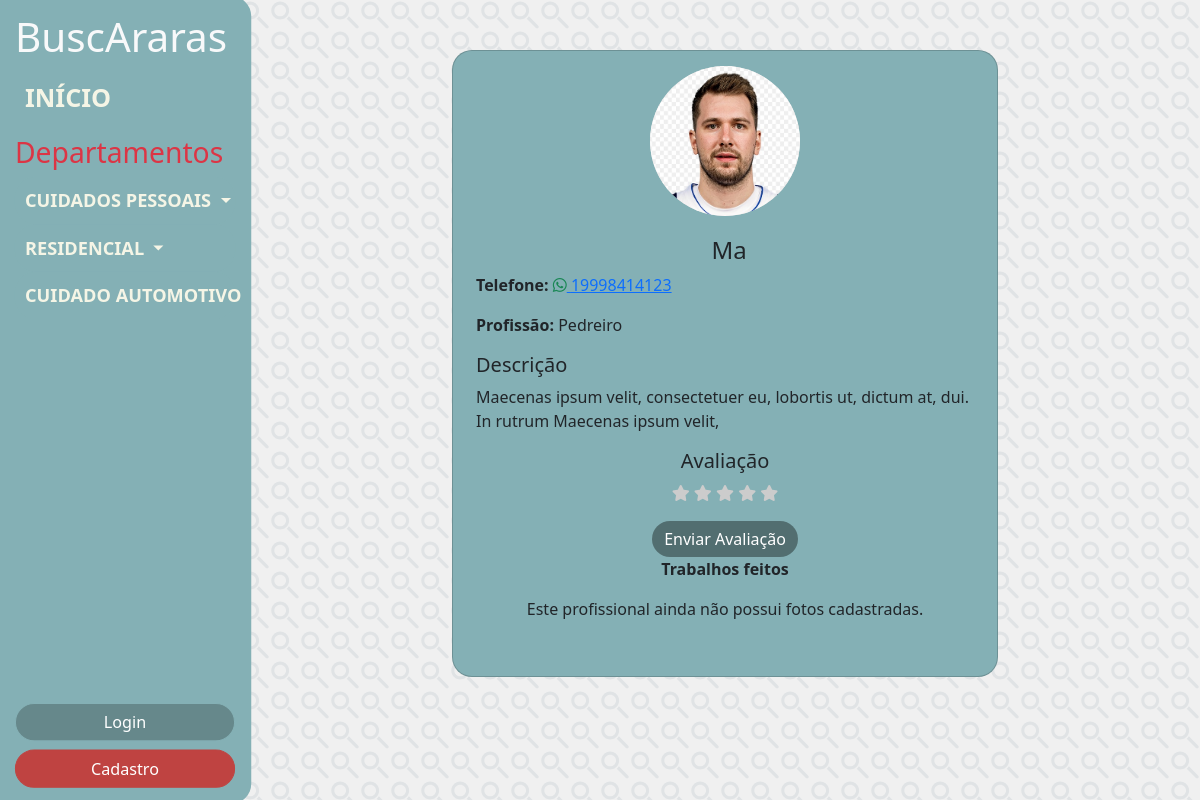
/buscararas/perfilunico.php?id=5, run on an earlier commit of the app's database.
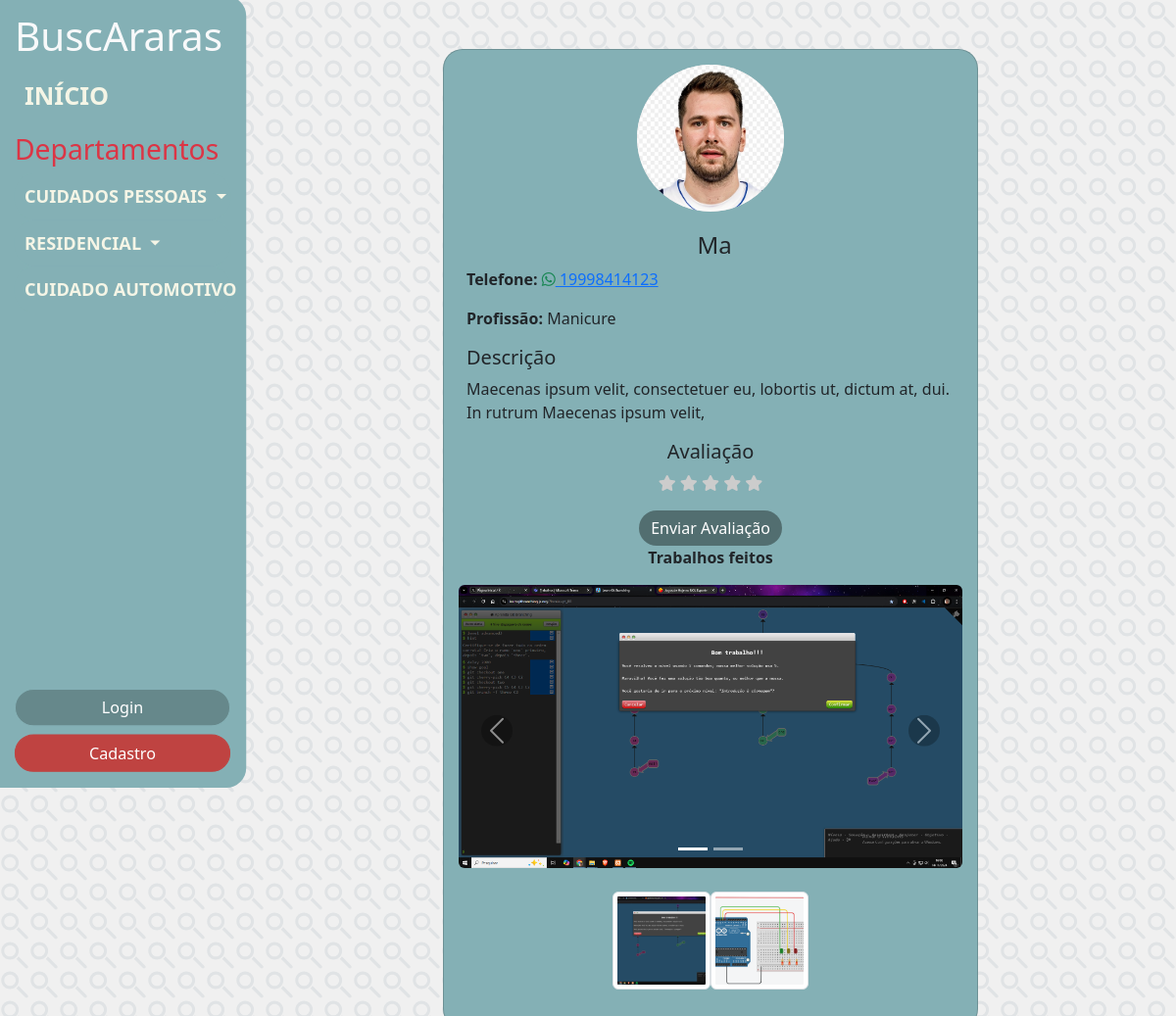
And on a later commit of the database.
### tables this page shows
CREATE TABLE `profissional` (
  `id_profissional` int(11) NOT NULL,
  `nome_profissional` varchar(50) NOT NULL,
  `senha_profissional` varchar(255) NOT NULL,
  `descricao_profissional` text DEFAULT NULL,
  `email_profissional` varchar(50) NOT NULL,
  `tel_profissional` varchar(11) NOT NULL,
  `ranking_profissional` int(11) NOT NULL,
  `fk_departamentos_id_area` int(11) NOT NULL,
  `fk_profissoes_id_profissao` int(11) NOT NULL
);

CREATE TABLE `profissoes` (
  `id_profissao` int(11) NOT NULL,
  `nome_profissao` varchar(60) NOT NULL,
  `fk_departamentos_id_area` int(11) NOT NULL
);

CREATE TABLE `fotos_profissionais` (
  `id_foto` int(11) NOT NULL,
  `caminho_foto` varchar(255) DEFAULT NULL,
  `fk_profissional_id_profissional` int(11) DEFAULT NULL
);

### buscararas/perfilunico.php (the view, shortened to what this page needs)
<?php
include 'db.php';
$profissionalId = intval($_GET['id']);
try {
    $conn->beginTransaction();
    $sqlFotos = "
        SELECT caminho_foto
        FROM fotos_profissionais
        WHERE fk_profissional_id_profissional = :id_profissional";
    $stmtFotos = $conn->prepare($sqlFotos);
    $stmtFotos->bindParam(':id_profissional', $profissionalId, PDO::PARAM_INT);
    $stmtFotos->execute();
    $fotosProfissional = $stmtFotos->fetchAll(PDO::FETCH_ASSOC);
    $avaliacaoEstrelas = 0;
    $conn->commit();
} catch (PDOException $e) {
    error_log("Erro no banco de dados: " . $e->getMessage());
    echo $errorMessages['generic_error'];
    $conn->rollBack();
    exit;
}
$sqlProfissional = "SELECT * FROM profissional WHERE id_profissional = :id_profissional";
$stmtProfissional = $conn->prepare($sqlProfissional);
$stmtProfissional->bindParam(':id_profissional', $profissionalId, PDO::PARAM_INT);
$stmtProfissional->execute();
$profissional = $stmtProfissional->fetch(PDO::FETCH_ASSOC);
?>
<!DOCTYPE html>
<html lang="pt-br">
<head>
    <link href="https://cdn.jsdelivr.net/npm/bootstrap@5.3.3/dist/css/bootstrap.min.css" rel="stylesheet">
    <link rel="stylesheet" href="css/style.css" type="text/css">
    <link rel="stylesheet" href="https://cdnjs.cloudflare.com/ajax/libs/font-awesome/6.0.0-beta3/css/all.min.css">
</head>
<body>
<?php include 'includes/sidebar.php'; ?>
<div class="content d-flex flex-column align-items-center flex-grow-1">
    <div class="card form-card w-150 p-8 perfil-container">
        <div class="row align-items-center-perfil mb-4">
            <div class="col-md-6 text-center">
                <img src="img/luka.jpg" alt="Foto do Profissional" class="img-fluid rounded-circle perfil-photo">
            </div>
            <div class="col-md-8 perfil-info">
                <h4 class="text-center"><?php echo htmlspecialchars($profissional['nome_profissional']); ?></h4>
                <p>
                    <strong>Telefone:</strong>
                    <a href="https://wa.me/55<?php echo htmlspecialchars($profissional['tel_profissional']); ?>" target="_blank">
                        <i class="fab fa-whatsapp text-success"></i> <?php echo htmlspecialchars($profissional['tel_profissional']); ?>
                    </a>
                </p>
                <p>
                    <strong>Profissão:</strong>
                    <?php
                    try {
                        $profQuery = "SELECT nome_profissao FROM profissoes WHERE id_profissao = :id_profissao";
                        $profStmt = $conn->prepare($profQuery);
                        $profStmt->bindParam(':id_profissao', $profissional['fk_profissoes_id_profissao'], PDO::PARAM_INT);
                        $profStmt->execute();
                        $profissao = $profStmt->fetch(PDO::FETCH_ASSOC);
                        echo htmlspecialchars($profissao['nome_profissao']);
                    } catch (PDOException $e) {
                        echo "<p class='text-danger'>Erro ao buscar profissão</p>";
                    }
                    ?>
                </p>
                <h5>Descrição</h5>
                <p><?php echo htmlspecialchars($profissional['descricao_profissional']); ?></p>
            </div>
            <h5>Avaliação</h5>
<p class="text">
    <span id="avaliacao">
        <?php for ($i = 1; $i <= 5; $i++): ?>
            <i class="fas fa-star <?php echo ($i <= $avaliacaoEstrelas) ? 'filled' : ''; ?>"
            data-value="<?php echo $i; ?>"
            onclick="setRating(<?php echo $i; ?>)"></i>
        <?php endfor; ?>
    </span>
</p>
<form id="ratingForm" action="avaliar.php" method="POST" class="text">
    <button type="submit" class="btn btn-primary saltando">
        <?php echo ($avaliacaoEstrelas > 0) ? 'Atualizar Avaliação' : 'Enviar Avaliação'; ?>
    </button>
</form>
            <br>
            <p><strong>Trabalhos feitos</strong></p>
            <?php if (!empty($fotosProfissional)): ?>
                <div class="fotos-profissionais">
                    <div id="fotoCarousel" class="carousel slide" data-bs-ride="carousel">
                        <div class="carousel-inner" style="text-align: center;">
                            <?php $first = true; ?>
                            <?php foreach ($fotosProfissional as $foto): ?>
                                <div class="carousel-item <?php echo $first ? 'active' : ''; ?>">
                                    <img src="<?php echo htmlspecialchars($foto['caminho_foto']); ?>" alt="Foto do profissional" class="img-fluid rounded mb-2" data-bs-toggle="modal" data-bs-target="#fotoModal" data-foto="<?php echo htmlspecialchars($foto['caminho_foto']); ?>">
                                </div>
                                <?php $first = false; ?>
                            <?php endforeach; ?>
                        </div>
                        <div class="carousel-indicators">
                            <?php $first = true; ?>
                            <?php foreach ($fotosProfissional as $index => $foto): ?>
                                <button type="button" data-bs-target="#fotoCarousel" data-bs-slide-to="<?php echo $index; ?>" class="<?php echo $first ? 'active' : ''; ?>" aria-current="true" aria-label="Slide <?php echo $index + 1; ?>"></button>
                                <?php $first = false; ?>
                            <?php endforeach; ?>
                        </div>
                        <button class="carousel-control-prev" type="button" data-bs-target="#fotoCarousel" data-bs-slide="prev">
                            <span class="carousel-control-prev-icon" aria-hidden="true"></span>
                        </button>
                        <button class="carousel-control-next" type="button" data-bs-target="#fotoCarousel" data-bs-slide="next">
                            <span class="carousel-control-next-icon" aria-hidden="true"></span>
                        </button>
                    </div>
                       <div id="fotoThumbnails" class="d-flex justify-content-center mt-3">
                            <?php foreach ($fotosProfissional as $index => $foto): ?>
                                <div class="thumbnail-item">
                                    <img src="<?php echo htmlspecialchars($foto['caminho_foto']); ?>" class="img-thumbnail" data-bs-target="#fotoCarousel" data-bs-slide-to="<?php echo $index; ?>" alt="Miniatura da foto" style="cursor: pointer; width: 100px; height: 100px; object-fit: cover;">
                                </div>
                            <?php endforeach; ?>
                                    </div>
                                </div>
                            <?php else: ?>
                                <p>Este profissional ainda não possui fotos cadastradas.</p>
                            <?php endif; ?>
        </div>
    </div>
</div>
</body>
</html>

### buscararas/includes/sidebar.php (shortened to what this page needs)
<?php
include 'db.php';
$query = "SELECT nome_area FROM departamentos";
$stmt = $conn->prepare($query);
$stmt->execute();
$areas = $stmt->fetchAll(PDO::FETCH_ASSOC);
$profissoes = [];
foreach ($areas as $area) {
    $areaNome = $area['nome_area'];
    $queryProf = "SELECT nome_profissao FROM profissoes WHERE fk_departamentos_id_area = (SELECT id_area FROM departamentos WHERE nome_area = :area_departamento)";
    $stmtProf = $conn->prepare($queryProf);
    $stmtProf->bindParam(':area_departamento', $areaNome, PDO::PARAM_STR);
    $stmtProf->execute();
    $profissoes[$areaNome] = $stmtProf->fetchAll(PDO::FETCH_COLUMN);
}
?>
<div class="sidebar d-flex flex-column p-3">
    <h1 class="text-light text-left" style="color:#F5F5E6;">BuscAraras</h1>
    <a class="btn btn-light no-border mb-2 tamanho" href="index.php">Início</a>
    <h3 class="text-danger text-left">Departamentos</h3>
    <?php foreach ($profissoes as $area => $profissaoList): ?>
        <div class="dropdown">
            <button class="btn dropdown-toggle no-border" type="button" id="dropdown<?php echo $area; ?>" data-bs-toggle="dropdown" aria-expanded="false">
                <?php echo htmlspecialchars($area); ?>
            </button>
        </div>
    <?php endforeach; ?>
    <div class="mt-auto">
        <a class="btn btn-primary w-100 mb-2" href="login.php">Login</a>
        <a class="btn btn-secondary w-100" href="cadastro.php">Cadastro</a>
    </div>
</div>

### buscararas/css/style.css (style rules this page uses)
html, body { margin: 0; padding: 0; height: 100%; overflow-x: hidden; position: relative; background-color: #f0f0f0; height: 100%; overflow: auto; }
.saltando { transition: transform 0.3s ease, box-shadow 0.3s ease; background-color: #526e70; border: none; border-radius: 20px; }
#avaliacao i { font-size: 16px; color: #ccc; transition: transform 0.2s, color 0.2s; cursor: pointer; }
.fa-star, .fa-star-half-alt { color: #ffcc00; }
.carousel-control-prev-icon, .carousel-control-next-icon { background-color: rgba(0, 0, 0, 0.5); border-radius: 50%; }
.carousel-control-prev, .carousel-control-next { top: 50%; transform: translateY(-50%); }
.sidebar, .content, .dropdown-item, .profile-container { cursor: default; }
.content { flex: 1; display: flex; flex-direction: column; align-items: center; gap: 20px; margin-left: 200px; width: calc(100% - 200px); }
.sidebar { background-color: #84B0B5; padding: 20px; border-radius: 0px 20px 20px 0px; height: 100vh; width: 250px; position: fixed; top: 0; left: 0; overflow: hidden; z-index: 1000; transform: scale(1.01); }
.dropdown-toggle.no-border { border: none; background-color: #84B0B5; color: #F5F5E6; border-radius: 20px; transition: transform 0.3s ease, box-shadow 0.3s ease; }
.sidebar .btn-primary, .sidebar .btn-secondary { width: 80%; margin: 0 auto; border-radius: 20px; }
.sidebar .btn-primary { background-color: #66888b; border-color: #84B0B5; color: white; }
.sidebar .btn-secondary { background-color: #BF4341; border-color: #BF4341; color: white; }
.sidebar .mt-auto { margin-top: auto; }
.form-card { background-color: #84B0B5; border-radius: 20px; padding: 15px; width: 80%; max-width: 450px; }
.no-border { border: none; background-color: #84B0B5; color: #F5F5E6; width: 100%; text-align: left; padding: 10px; font-size: 18px; text-transform: uppercase; font-weight: bold; border-radius: 20px; transition: transform 0.3s ease, box-shadow 0.3s ease; }
.btn-light { background-color: transparent; border: none; }
.mb-2 { margin-bottom: 0.5rem; }
.tamanho { font-size: 25px; }
.content { margin-left: 250px; padding: 20px; width: calc(100% - 250px); overflow-y: auto; }
.w-100 { width: 100%; display: flex; justify-content: center; }
.row.align-items-center-perfil { display: flex; flex-direction: row; align-items: center; }
.row.align-items-center-perfil { display: flex; align-items: center; justify-content: center; flex-wrap: wrap; }
.perfil-container { display: flex; flex-direction: column; align-items: center; background-color: #84B0B5; border-radius: 20px; padding: 15px; width: 60%; max-width: 1000px; margin-top: 30px; text-align: center; }
.perfil-photo { background-color: #D8D8D8; border-radius: 50%; height: 150px; width: 150px; margin-bottom: 20px; }
.perfil-info { padding-left: 20px; text-align: left; flex-grow: 1; }

### buscararas/perfilunico.php (style rules this page uses)
body { background-image: url('img/lupa.svg'); background-repeat: repeat; background-size: 30px 30px; }

What changed in the data, as far as the page shows it:
no longer on this page (row unchanged): profissoes: nome_profissao "Pedreiro"
now on this page (row unchanged): profissoes: nome_profissao "Manicure"
added fotos_profissionais: caminho_foto (picture)
added fotos_profissionais: caminho_foto (picture)
Also different on the page:
text no longer shown: "Este profissional ainda não possui fotos cadastradas."
